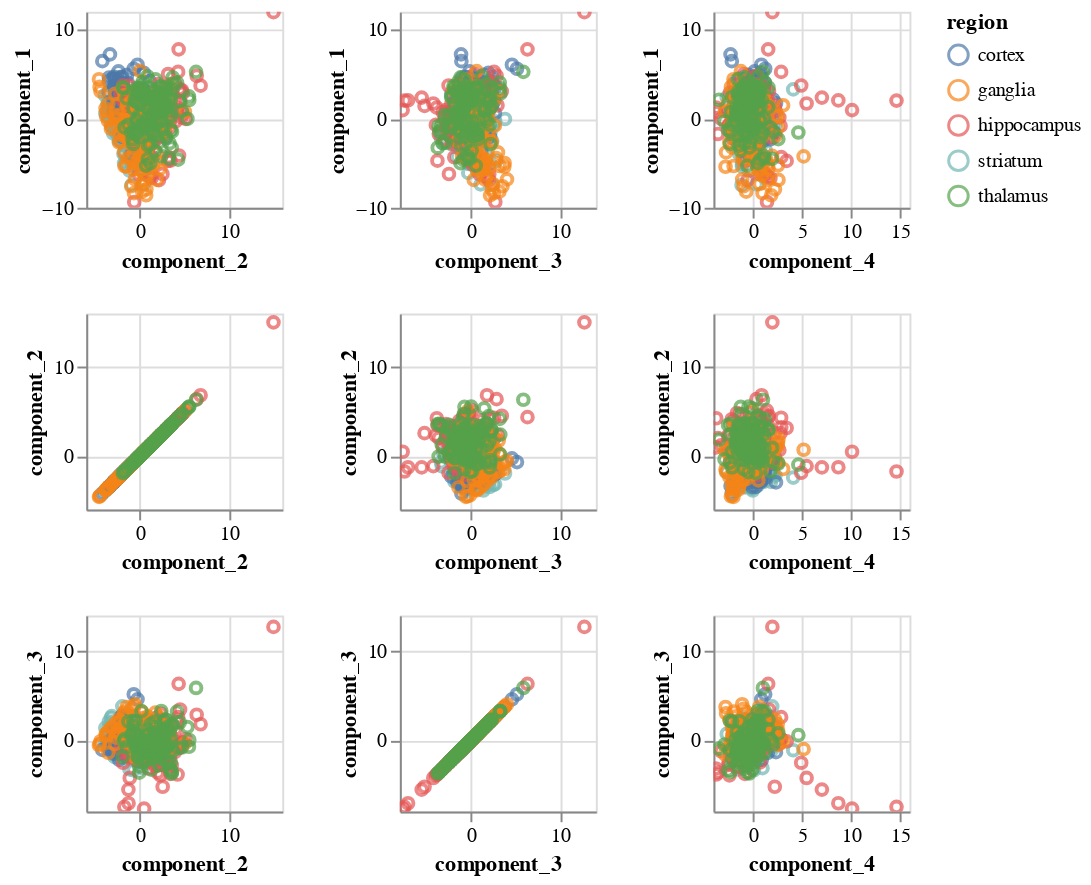

Notebook cell for this chart:
### Code cell
# Visualize the components
pca_df = pd.DataFrame({'component_1': components[:, 0], 
                        'component_2': components[:, 1], 
                        'component_3': components[:, 2], 
                        'component_4': components[:, 3],
                        'region': label_df.values})
pca_df.head()
#pca_df = pd.concat([pca_df, label_df], axis=1)


# alt.Chart(pca_df).mark_point().encode(
#     x='component_1',
#     y='component_2',
#     color='region'
# )

# alt.Chart(pca_df).mark_point().encode(
#     x='component_1',
#     y='component_3',
#     color='region'
# )

alt.Chart(pca_df).mark_point().encode(
    alt.X(alt.repeat("column"), type='quantitative'),
    alt.Y(alt.repeat("row"), type='quantitative'),
    color='region:N'
).properties(
    width=100,
    height=100
).repeat(
    row=['component_1', 'component_2', 'component_3'],
    column=['component_2', 'component_3', 'component_4']
).interactive()

### Figure 1 — Vega-Lite specification as saved in the notebook (floating-point values rounded to 4 significant figures; data arrays with more than 128 entries replaced by an {"elided": "..."} marker saying what was removed)
{"config": {"view": {"continuousWidth": 400, "continuousHeight": 300}}, "repeat": {"column": ["component_2", "component_3", "component_4"], "row": ["component_1", "component_2", "component_3"]}, "spec": {"data": {"name": "data-e51ebe8133a69cf85d19a56043330e4b"}, "mark": "point", "encoding": {"color": {"type": "nominal", "field": "region"}, "x": {"type": "quantitative", "field": {"repeat": "column"}}, "y": {"type": "quantitative", "field": {"repeat": "row"}}}, "height": 100, "selection": {"selector012": {"type": "interval", "bind": "scales", "encodings": ["x", "y"]}}, "width": 100}, "$schema": "https://vega.github.io/schema/vega-lite/v4.8.1.json", "datasets": {"data-e51ebe8133a69cf85d19a56043330e4b": {"elided": "620 records"}}}
